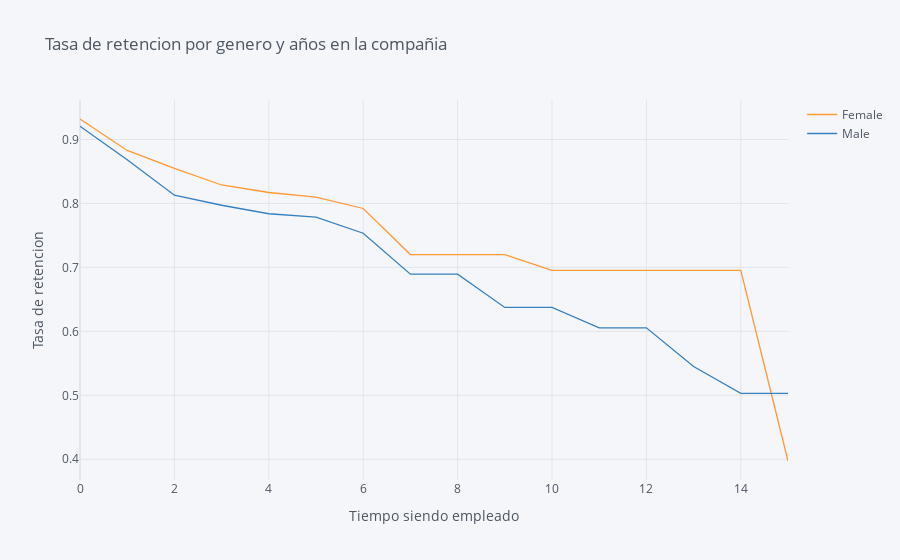

Notebook code for this chart:
### Code cell
tasa_retencion.iplot(kind='line',xTitle='Tiempo siendo empleado ', yTitle='Tasa de retencion',title='Tasa de retencion por genero y años en la compañia')

### Figure 1 — Plotly figure (JSON) as saved in the notebook; plotly's stock layout.template omitted (floating-point values rounded to 4 significant figures)
{"data": [{"line": {"color": "rgba(255, 153, 51, 1.0)", "dash": "solid", "shape": "linear", "width": 1.3}, "mode": "lines", "name": "Female", "text": "", "type": "scatter", "x": [0, 1, 2, 3, 4, 5, 6, 7, 8, 9, 10, 11, 12, 13, 14, 15], "y": [0.932, 0.8828, 0.8547, 0.8288, 0.817, 0.8099, 0.7921, 0.7201, 0.7201, 0.7201, 0.6952, 0.6952, 0.6952, 0.6952, 0.6952, 0.3973]}, {"line": {"color": "rgba(55, 128, 191, 1.0)", "dash": "solid", "shape": "linear", "width": 1.3}, "mode": "lines", "name": "Male", "text": "", "type": "scatter", "x": [0, 1, 2, 3, 4, 5, 6, 7, 8, 9, 10, 11, 12, 13, 14, 15], "y": [0.9206, 0.8684, 0.8128, 0.7971, 0.7838, 0.7785, 0.7534, 0.6894, 0.6894, 0.6374, 0.6374, 0.6055, 0.6055, 0.5449, 0.503, 0.503]}], "layout": {"legend": {"bgcolor": "#F5F6F9", "font": {"color": "#4D5663"}}, "paper_bgcolor": "#F5F6F9", "plot_bgcolor": "#F5F6F9", "title": {"font": {"color": "#4D5663"}, "text": "Tasa de retencion por genero y años en la compañia"}, "xaxis": {"gridcolor": "#E1E5ED", "showgrid": true, "tickfont": {"color": "#4D5663"}, "title": {"font": {"color": "#4D5663"}, "text": "Tiempo siendo empleado "}, "zerolinecolor": "#E1E5ED"}, "yaxis": {"gridcolor": "#E1E5ED", "showgrid": true, "tickfont": {"color": "#4D5663"}, "title": {"font": {"color": "#4D5663"}, "text": "Tasa de retencion"}, "zerolinecolor": "#E1E5ED"}}}
